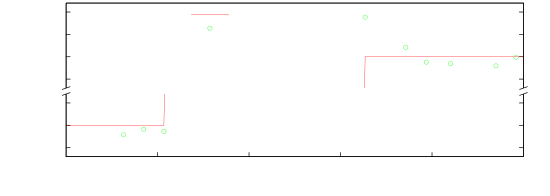

The script that drew this image:
clear
reset
file = "laserscan_LUT-kalibriert"
datafile = sprintf('../dat/%s.dat',file)


starttime = 27377708

set samples 100000
set term push
set term epslatex color 10 size 14cm, 5cm
set out sprintf('%s_zoom_03.tex',file)

bm = 0.20
lm = 0.12
rm = 0.95
gap = 0.03
size = 0.75
y1 = 1993.0; y2 = 2007.0; y3 = 4493.0; y4 = 4512.0

set multiplot
set xlabel 'Zeit [s]' 0,0.5
set border 1+2+8
unset key
set xtics nomirror
set ytics 5
set lmargin at screen lm
set rmargin at screen rm
set bmargin at screen bm
set tmargin at screen bm + size * (abs(y2-y1) / (abs(y2-y1) + abs(y4-y3) ) )

set yrange [y1:y2]

plot [21:26] datafile using ($1-starttime)/1000:3 with lines title 'Soll-Frequenz', \
datafile using ($1-starttime)/1000:4 with points pt 6 lc 2 title 'Ist-Frequenz'

unset xtics
unset xlabel
set border 2+4+8
set key inside top left
set bmargin at screen bm + size * (abs(y2-y1) / (abs(y2-y1) + abs(y4-y3) ) ) + gap
set tmargin at screen bm + size + gap
set yrange [y3:y4]

set label 'Relativfrequenz [MHz]' at screen 0.03, bm + 0.5 * (size + gap) offset 0,-strlen("Relativfrequenz [MHz]")/4.0 rotate by 90

set arrow from screen lm - gap / 4.0, bm + size * (abs(y2-y1) / (abs(y2-y1)+abs(y4-y3) ) ) - gap / 4.0 to screen \
lm + gap / 4.0, bm + size * (abs(y2-y1) / (abs(y2-y1) + abs(y4-y3) ) ) + gap / 4.0 nohead

set arrow from screen lm - gap / 4.0, bm + size * (abs(y2-y1) / (abs(y2-y1)+abs(y4-y3) ) ) - gap / 4.0  + gap to screen \
lm + gap / 4.0, bm + size * (abs(y2-y1) / (abs(y2-y1) + abs(y4-y3) ) ) + gap / 4.0 + gap nohead

set arrow from screen rm - gap / 4.0, bm + size * (abs(y2-y1) / (abs(y2-y1)+abs(y4-y3) ) ) - gap / 4.0 to screen \
rm + gap / 4.0, bm + size * (abs(y2-y1) / (abs(y2-y1) + abs(y4-y3) ) ) + gap / 4.0 nohead

set arrow from screen rm - gap / 4.0, bm + size * (abs(y2-y1) / (abs(y2-y1)+abs(y4-y3) ) ) - gap / 4.0  + gap to screen \
rm + gap / 4.0, bm + size * (abs(y2-y1) / (abs(y2-y1) + abs(y4-y3) ) ) + gap / 4.0 + gap nohead

plot [21:26] datafile using ($1-starttime)/1000:3 with lines title 'Soll-Frequenz', \
datafile using ($1-starttime)/1000:4 with points pt 6 lc 2 title 'Ist-Frequenz'

unset multiplot

unset out
